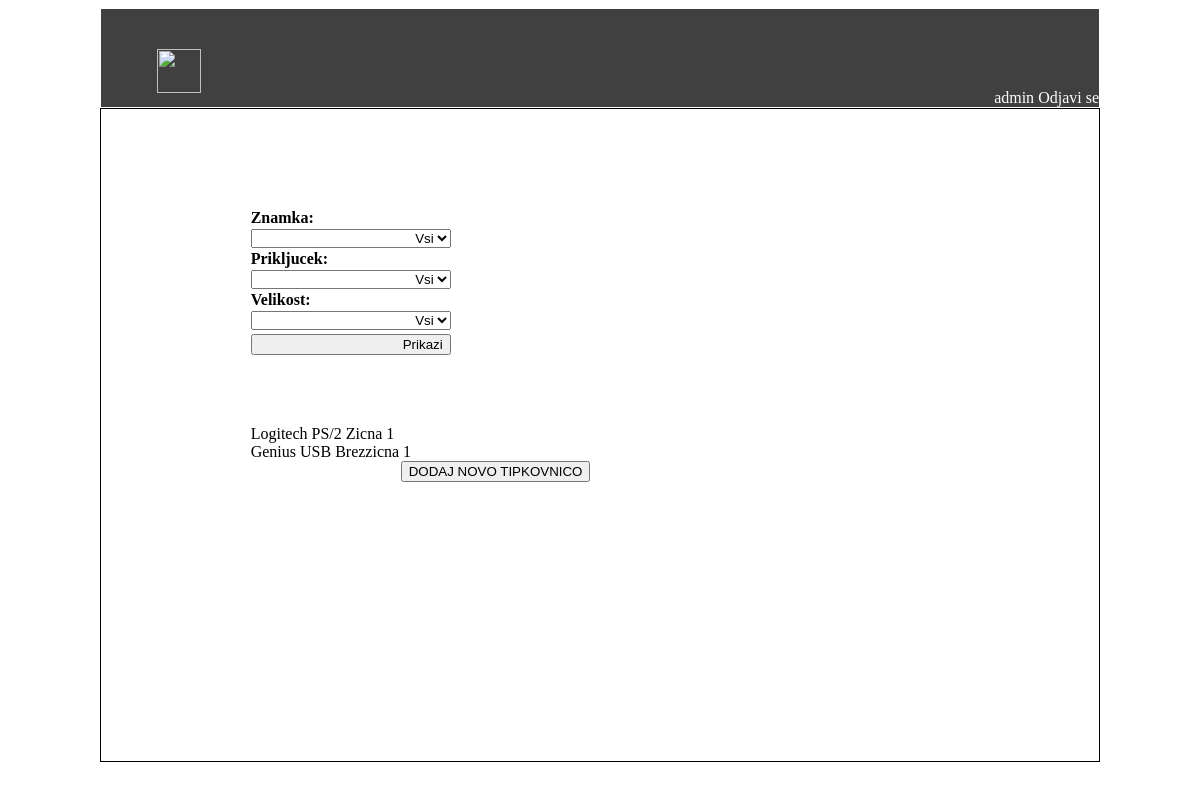
Page /app/tipkovnice (signed in) on the committed database.
### kalkulator/models.py (models this page shows)
class Tipkovnica(models.Model):
    znamka = models.CharField(max_length=20)
    prikljucek = models.CharField(max_length=20)
    povezava = models.CharField(max_length=20)
    opis = models.CharField(max_length=20)
    kolicina = models.CharField(max_length=20)

### kalkulator/views.py (the view, shortened to what this page needs)
@login_required
def tipkovnice(request):
    context = {}
    tipkovnice = Tipkovnica.objects.all()
    znamke = Tipkovnica.objects.values_list('znamka', flat=True).distinct()
    prikljucki = Tipkovnica.objects.values_list('prikljucek', flat=True).distinct()
    povezave = Tipkovnica.objects.values_list('povezava', flat=True).distinct()
    context['znamke'] = znamke
    context['prikljucki'] = prikljucki
    context['povezave'] = povezave
    tipkovnice = Tipkovnica.objects.all()
    context['tipkovnice'] = tipkovnice
    return render(request, 'kalkulator/tipkovnice.html', context)

### kalkulator/templates/kalkulator/tipkovnice.html (shortened to what this page needs)
{% extends "kalkulator/base.html" %}
{% block main %}
	<div id="Stanje">
		<form>
			<label>Znamka:</label><select name="znamka">
										<option>Vsi</option>
										</select>
			<label>Prikljucek:</label><select name="prikljucek">
										<option>Vsi</option>
										</select>
			<label>Velikost:</label><select name="velikost">
										<option>Vsi</option>
										</select>
			<input type="submit" id="vpisi" value="Prikazi">
		</form>
		<br>
		<br>
		<br>
		<br>
		<br>
		<br>
		<br>
		<br>
		<br>
		<br>
		<br>
		<br>
		{% for tipkovnica in tipkovnice %}
		{{tipkovnica.znamka}}   {{tipkovnica.prikljucek}} {{tipkovnica.povezava}} {{tipkovnica.kolicina}}<br>
		{% endfor %}
		<a href="dodajTipkovnico" style="margin-left:150px">
			<button> DODAJ NOVO TIPKOVNICO</button>
		</a>
	</div>
{% endblock %}

### kalkulator/templates/kalkulator/base.html (shortened to what this page needs)
{% load static %}
<!DOCTYPE HTML>
<html>
	<head>
		<link href="{% static 'kalkulator/style.css' %}" rel="stylesheet"/>
	</head>
	<body>
		<div id="page">
			<div id="banner">
				{% block logout %}
					<div id="logout">
								{% if user.is_authenticated %}
									{{ user.username }}
									<a href="{% url 'login' %}">Odjavi se</a>
								{% endif %}
					</div>
					<div id="back_button">
						<a href="main">
							<img src="https://image.flaticon.com/icons/svg/60/60817.svg" style="width:44px;height:44px;">
						</a>
					</div>
				{% endblock %}
			</div>
			<div id="main">
				 {% block main %}
				 {% endblock %}
			</div>
		</div>
	</body>
</html>

### kalkulator/static/kalkulator/style.css (style rules this page uses)
body { max-width: 1000px; margin-left: auto; margin-right: auto; }
#page { width: 100%; height:98vh; }
#banner { position: relative; border: 1px solid white; box-sizing: border-box; max-width: 1000px; margin-left: auto; margin-right: auto; height: 100px; text-align: right; color: white; overflow: hidden; background-color: #404040; }
#back_button { position: relative; margin-right : 90%; margin-top : 4%; width: 100px; height: 100px; }
#main { height: 83.4%; border: 1px solid black; box-sizing: border-box; }
#logout { position: absolute; right: 0; bottom: 0; }
a:link { color: white; text-decoration: none; }
#Obrazec, #Stanje, #Porocilo { padding: 10% 15%; }
select, input, textarea { clear: both; float: left; width: 200px; margin: 2px 0px; text-align: right; }
label { float: left; clear: both; width: 200px; font-weight: bolder; }

### rows in the picture
Tipkovnica: znamka "Logitech", prikljucek "PS/2", povezava "Zicna", kolicina "1"
Tipkovnica: znamka "Genius", prikljucek "USB", povezava "Brezzicna", kolicina "1"

### other values in the picture
{{ user.username }} "admin"
